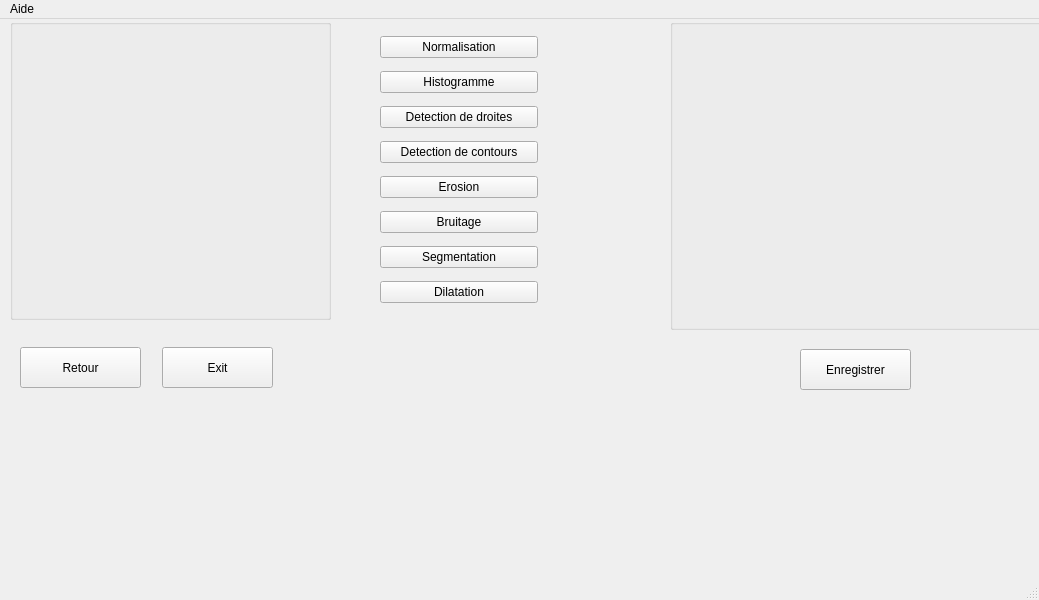
<?xml version="1.0" encoding="UTF-8"?>
<ui version="4.0">
 <class>TraitementImageWindow</class>
 <widget class="QMainWindow" name="TraitementImageWindow">
  <property name="geometry">
   <rect>
    <x>0</x>
    <y>0</y>
    <width>1039</width>
    <height>600</height>
   </rect>
  </property>
  <property name="windowTitle">
   <string>MainWindow</string>
  </property>
  <widget class="QWidget" name="centralwidget">
   <widget class="QGroupBox" name="ImageTraitementWindow">
    <property name="geometry">
     <rect>
      <x>10</x>
      <y>0</y>
      <width>321</width>
      <height>301</height>
     </rect>
    </property>
    <property name="title">
     <string/>
    </property>
   </widget>
   <widget class="QPushButton" name="returnButtonTraitement">
    <property name="geometry">
     <rect>
      <x>20</x>
      <y>328</y>
      <width>121</width>
      <height>41</height>
     </rect>
    </property>
    <property name="text">
     <string>Retour</string>
    </property>
   </widget>
   <widget class="QPushButton" name="EXITtraitement">
    <property name="geometry">
     <rect>
      <x>162</x>
      <y>328</y>
      <width>111</width>
      <height>41</height>
     </rect>
    </property>
    <property name="text">
     <string>Exit</string>
    </property>
   </widget>
   <widget class="QPushButton" name="SaveButtonTraitement">
    <property name="geometry">
     <rect>
      <x>800</x>
      <y>330</y>
      <width>111</width>
      <height>41</height>
     </rect>
    </property>
    <property name="text">
     <string>Enregistrer</string>
    </property>
   </widget>
   <widget class="QGroupBox" name="groupBox">
    <property name="geometry">
     <rect>
      <x>670</x>
      <y>0</y>
      <width>391</width>
      <height>311</height>
     </rect>
    </property>
    <property name="title">
     <string/>
    </property>
   </widget>
   <widget class="QWidget" name="">
    <property name="geometry">
     <rect>
      <x>380</x>
      <y>10</y>
      <width>158</width>
      <height>283</height>
     </rect>
    </property>
    <layout class="QVBoxLayout" name="verticalLayout">
     <item>
      <widget class="QPushButton" name="pushButton_2">
       <property name="text">
        <string>Normalisation</string>
       </property>
      </widget>
     </item>
     <item>
      <widget class="QPushButton" name="pushButton">
       <property name="text">
        <string>Histogramme</string>
       </property>
      </widget>
     </item>
     <item>
      <widget class="QPushButton" name="pushButton_4">
       <property name="text">
        <string>Detection de droites</string>
       </property>
      </widget>
     </item>
     <item>
      <widget class="QPushButton" name="pushButton_3">
       <property name="text">
        <string>Detection de contours</string>
       </property>
      </widget>
     </item>
     <item>
      <widget class="QPushButton" name="pushButton_6">
       <property name="text">
        <string>Erosion</string>
       </property>
      </widget>
     </item>
     <item>
      <widget class="QPushButton" name="pushButton_7">
       <property name="text">
        <string>Bruitage</string>
       </property>
      </widget>
     </item>
     <item>
      <widget class="QPushButton" name="pushButton_8">
       <property name="text">
        <string>Segmentation</string>
       </property>
      </widget>
     </item>
     <item>
      <widget class="QPushButton" name="pushButton_5">
       <property name="text">
        <string>Dilatation</string>
       </property>
      </widget>
     </item>
    </layout>
   </widget>
  </widget>
  <widget class="QMenuBar" name="menubar">
   <property name="geometry">
    <rect>
     <x>0</x>
     <y>0</y>
     <width>1039</width>
     <height>26</height>
    </rect>
   </property>
   <widget class="QMenu" name="menuAide">
    <property name="title">
     <string>Aide</string>
    </property>
    <addaction name="actionfiltrage"/>
   </widget>
   <addaction name="menuAide"/>
  </widget>
  <widget class="QStatusBar" name="statusbar"/>
  <action name="actionfiltrage">
   <property name="text">
    <string>filtrage</string>
   </property>
  </action>
 </widget>
 <resources/>
 <connections/>
</ui>
